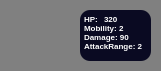
        <widget class="QWidget" name="pl2_ag6_widget" native="true">
         <property name="minimumSize">
          <size>
           <width>161</width>
           <height>71</height>
          </size>
         </property>
         <property name="styleSheet">
          <string notr="true">QWidget{
background-color: #808080;
border-radius:10px;
}</string>
         </property>
         <widget class="QTextBrowser" name="textBrowser_34">
          <property name="geometry">
           <rect>
            <x>80</x>
            <y>10</y>
            <width>71</width>
            <height>51</height>
           </rect>
          </property>
          <property name="styleSheet">
           <string notr="true">color:white;
background-color : #0a0a22;
border:none;
</string>
          </property>
          <property name="verticalScrollBarPolicy">
           <enum>Qt::ScrollBarPolicy::ScrollBarAlwaysOff</enum>
          </property>
          <property name="horizontalScrollBarPolicy">
           <enum>Qt::ScrollBarPolicy::ScrollBarAlwaysOff</enum>
          </property>
          <property name="html">
           <string>&lt;!DOCTYPE HTML PUBLIC &quot;-//W3C//DTD HTML 4.0//EN&quot; &quot;http://www.w3.org/TR/REC-html40/strict.dtd&quot;&gt;
&lt;html&gt;&lt;head&gt;&lt;meta name=&quot;qrichtext&quot; content=&quot;1&quot; /&gt;&lt;meta charset=&quot;utf-8&quot; /&gt;&lt;style type=&quot;text/css&quot;&gt;
p, li { white-space: pre-wrap; }
hr { height: 1px; border-width: 0; }
li.unchecked::marker { content: &quot;\2610&quot;; }
li.checked::marker { content: &quot;\2612&quot;; }
&lt;/style&gt;&lt;/head&gt;&lt;body style=&quot; font-family:'Segoe UI'; font-size:9pt; font-weight:400; font-style:normal;&quot;&gt;
&lt;p align=&quot;justify&quot; style=&quot; margin-top:12px; margin-bottom:12px; margin-left:0px; margin-right:0px; -qt-block-indent:0; text-indent:0px;&quot;&gt;&lt;span style=&quot; font-size:6pt; font-weight:700;&quot;&gt;HP: &lt;br /&gt;Mobility: 2&lt;br /&gt;Damage: 90&lt;br /&gt;AttackRange: 2&lt;/span&gt;&lt;/p&gt;&lt;/body&gt;&lt;/html&gt;</string>
          </property>
         </widget>
         <widget class="QPushButton" name="pl2_ag6_btn">
          <property name="geometry">
           <rect>
            <x>10</x>
            <y>10</y>
            <width>61</width>
            <height>51</height>
           </rect>
          </property>
          <property name="styleSheet">
           <string notr="true">background-image:url(&quot;:/src/images/Agent/Medusa&quot;);
background-repeat:no-repeat;
background-position:center;
background-origin:content;
background-size:cover;</string>
          </property>
          <property name="text">
           <string/>
          </property>
         </widget>
         <widget class="QTextBrowser" name="pl2_ag6_HP">
          <property name="geometry">
           <rect>
            <x>100</x>
            <y>10</y>
            <width>25</width>
            <height>15</height>
           </rect>
          </property>
          <property name="styleSheet">
           <string notr="true">color:white;
background-color : #0a0a22;
border:none;</string>
          </property>
          <property name="verticalScrollBarPolicy">
           <enum>Qt::ScrollBarPolicy::ScrollBarAlwaysOff</enum>
          </property>
          <property name="html">
           <string>&lt;!DOCTYPE HTML PUBLIC &quot;-//W3C//DTD HTML 4.0//EN&quot; &quot;http://www.w3.org/TR/REC-html40/strict.dtd&quot;&gt;
&lt;html&gt;&lt;head&gt;&lt;meta name=&quot;qrichtext&quot; content=&quot;1&quot; /&gt;&lt;meta charset=&quot;utf-8&quot; /&gt;&lt;style type=&quot;text/css&quot;&gt;
p, li { white-space: pre-wrap; }
hr { height: 1px; border-width: 0; }
li.unchecked::marker { content: &quot;\2610&quot;; }
li.checked::marker { content: &quot;\2612&quot;; }
&lt;/style&gt;&lt;/head&gt;&lt;body style=&quot; font-family:'Segoe UI'; font-size:9pt; font-weight:400; font-style:normal;&quot;&gt;
&lt;p style=&quot; margin-top:0px; margin-bottom:0px; margin-left:0px; margin-right:0px; -qt-block-indent:0; text-indent:0px;&quot;&gt;&lt;span style=&quot; font-size:6pt; font-weight:700;&quot;&gt;320&lt;/span&gt;&lt;/p&gt;&lt;/body&gt;&lt;/html&gt;</string>
          </property>
         </widget>
        </widget>
